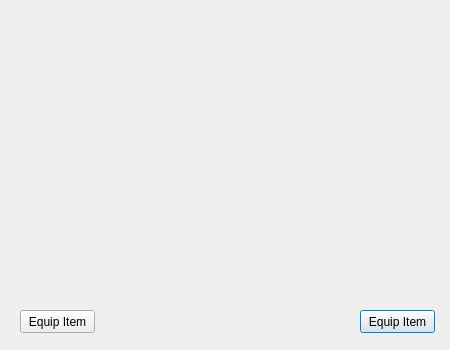
<?xml version="1.0" encoding="UTF-8"?>
<ui version="4.0">
 <class>Dialog</class>
 <widget class="QDialog" name="Dialog">
  <property name="geometry">
   <rect>
    <x>0</x>
    <y>0</y>
    <width>450</width>
    <height>350</height>
   </rect>
  </property>
  <property name="windowTitle">
   <string>Dialog</string>
  </property>
  <widget class="QWidget" name="verticalLayoutWidget">
   <property name="geometry">
    <rect>
     <x>20</x>
     <y>20</y>
     <width>401</width>
     <height>261</height>
    </rect>
   </property>
   <layout class="QVBoxLayout" name="verticalLayout"/>
  </widget>
  <widget class="QPushButton" name="equipRightHand">
   <property name="geometry">
    <rect>
     <x>360</x>
     <y>310</y>
     <width>75</width>
     <height>23</height>
    </rect>
   </property>
   <property name="text">
    <string>Equip Item</string>
   </property>
  </widget>
  <widget class="QPushButton" name="equipLeftHand">
   <property name="geometry">
    <rect>
     <x>20</x>
     <y>310</y>
     <width>75</width>
     <height>23</height>
    </rect>
   </property>
   <property name="text">
    <string>Equip Item</string>
   </property>
  </widget>
  <zorder>verticalLayoutWidget</zorder>
  <zorder>equipLeftHand</zorder>
  <zorder>equipRightHand</zorder>
  <zorder>equipLeftHand</zorder>
 </widget>
 <resources/>
 <connections/>
</ui>
